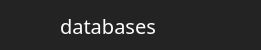
         <widget class="QFrame" name="menus_databases">
          <property name="geometry">
           <rect>
            <x>-10</x>
            <y>250</y>
            <width>261</width>
            <height>50</height>
           </rect>
          </property>
          <property name="styleSheet">
           <string notr="true">QFrame {
	
	background-color: rgb(35, 35, 35);
	border: none;
}
QFrame:hover {
	background-color: rgb(35, 35, 35);
}
QFrame:pressed {
	background-color: rgb(35, 35, 35);
}</string>
          </property>
          <property name="frameShape">
           <enum>QFrame::StyledPanel</enum>
          </property>
          <property name="frameShadow">
           <enum>QFrame::Raised</enum>
          </property>
          <widget class="QFrame" name="barra_btn_database1">
           <property name="geometry">
            <rect>
             <x>0</x>
             <y>0</y>
             <width>261</width>
             <height>50</height>
            </rect>
           </property>
           <property name="styleSheet">
            <string notr="true">QFrame {
	border: none;
}
QFrame:hover {
	background-color: rgb(30,144,255);
}
QFrame:pressed {
	background-color: rgb(1,84,149);
}</string>
           </property>
           <property name="frameShape">
            <enum>QFrame::StyledPanel</enum>
           </property>
           <property name="frameShadow">
            <enum>QFrame::Raised</enum>
           </property>
           <widget class="QPushButton" name="btn_database1">
            <property name="geometry">
             <rect>
              <x>10</x>
              <y>0</y>
              <width>50</width>
              <height>50</height>
             </rect>
            </property>
            <property name="font">
             <font>
              <pointsize>12</pointsize>
              <weight>75</weight>
              <bold>true</bold>
             </font>
            </property>
            <property name="styleSheet">
             <string notr="true">QPushButton {
	background-image: url(:/banco_de_dados/imagens/data-configuration-24.png);
	background-color: transparent;
	background-repeat: no-repeat;
	background-position: center;
	border: none;
}
QPushButton:hover {
	background-color: rgb(30,144,255);
}
QPushButton:pressed {
	background-color: rgb(1,84,149);
}</string>
            </property>
            <property name="text">
             <string/>
            </property>
           </widget>
           <widget class="QLabel" name="texto_btn_database1">
            <property name="geometry">
             <rect>
              <x>60</x>
              <y>10</y>
              <width>171</width>
              <height>31</height>
             </rect>
            </property>
            <property name="font">
             <font>
              <family>SegoeUIl,12</family>
              <pointsize>1</pointsize>
              <weight>50</weight>
              <italic>false</italic>
              <bold>false</bold>
             </font>
            </property>
            <property name="styleSheet">
             <string notr="true">QLabel{
	background-color: transparent;
	color: rgb(255, 255, 255);
font: 20px SegoeUIl, bold;
}</string>
            </property>
            <property name="text">
             <string>databases</string>
            </property>
           </widget>
          </widget>
          <widget class="QFrame" name="barra_btn_database1_2">
           <property name="geometry">
            <rect>
             <x>0</x>
             <y>50</y>
             <width>261</width>
             <height>50</height>
            </rect>
           </property>
           <property name="styleSheet">
            <string notr="true">QFrame {
	border: none;
}
QFrame:hover {
	background-color: rgb(30,144,255);
}
QFrame:pressed {
	background-color: rgb(1,84,149);
}</string>
           </property>
           <property name="frameShape">
            <enum>QFrame::StyledPanel</enum>
           </property>
           <property name="frameShadow">
            <enum>QFrame::Raised</enum>
           </property>
           <widget class="QPushButton" name="btn_database1_2">
            <property name="geometry">
             <rect>
              <x>10</x>
              <y>0</y>
              <width>50</width>
              <height>50</height>
             </rect>
            </property>
            <property name="font">
             <font>
              <pointsize>12</pointsize>
              <weight>75</weight>
              <bold>true</bold>
             </font>
            </property>
            <property name="styleSheet">
             <string notr="true">QPushButton {
	background-image: url(:/banco_de_dados/imagens/data-configuration-24.png);
	background-color: transparent;
	background-repeat: no-repeat;
	background-position: center;
	border: none;
}
QPushButton:hover {
	background-color: rgb(30,144,255);
}
QPushButton:pressed {
	background-color: rgb(1,84,149);
}</string>
            </property>
            <property name="text">
             <string/>
            </property>
           </widget>
           <widget class="QLabel" name="texto_btn_database1_2">
            <property name="geometry">
             <rect>
              <x>60</x>
              <y>10</y>
              <width>171</width>
              <height>31</height>
             </rect>
            </property>
            <property name="font">
             <font>
              <family>SegoeUIl,12</family>
              <pointsize>1</pointsize>
              <weight>50</weight>
              <italic>false</italic>
              <bold>false</bold>
             </font>
            </property>
            <property name="styleSheet">
             <string notr="true">QLabel{
	background-color: transparent;
	color: rgb(255, 255, 255);
font: 20px SegoeUIl, bold;
}</string>
            </property>
            <property name="text">
             <string>null</string>
            </property>
           </widget>
          </widget>
          <widget class="QFrame" name="barra_btn_database1_3">
           <property name="geometry">
            <rect>
             <x>0</x>
             <y>100</y>
             <width>261</width>
             <height>50</height>
            </rect>
           </property>
           <property name="styleSheet">
            <string notr="true">QFrame {
	border: none;
}
QFrame:hover {
	background-color: rgb(30,144,255);
}
QFrame:pressed {
	background-color: rgb(1,84,149);
}</string>
           </property>
           <property name="frameShape">
            <enum>QFrame::StyledPanel</enum>
           </property>
           <property name="frameShadow">
            <enum>QFrame::Raised</enum>
           </property>
           <widget class="QPushButton" name="btn_database1_3">
            <property name="geometry">
             <rect>
              <x>10</x>
              <y>0</y>
              <width>50</width>
              <height>50</height>
             </rect>
            </property>
            <property name="font">
             <font>
              <pointsize>12</pointsize>
              <weight>75</weight>
              <bold>true</bold>
             </font>
            </property>
            <property name="styleSheet">
             <string notr="true">QPushButton {
	background-image: url(:/banco_de_dados/imagens/data-configuration-24.png);
	background-color: transparent;
	background-repeat: no-repeat;
	background-position: center;
	border: none;
}
QPushButton:hover {
	background-color: rgb(30,144,255);
}
QPushButton:pressed {
	background-color: rgb(1,84,149);
}</string>
            </property>
            <property name="text">
             <string/>
            </property>
           </widget>
           <widget class="QLabel" name="texto_btn_database1_3">
            <property name="geometry">
             <rect>
              <x>60</x>
              <y>10</y>
              <width>171</width>
              <height>31</height>
             </rect>
            </property>
            <property name="font">
             <font>
              <family>SegoeUIl,12</family>
              <pointsize>1</pointsize>
              <weight>50</weight>
              <italic>false</italic>
              <bold>false</bold>
             </font>
            </property>
            <property name="styleSheet">
             <string notr="true">QLabel{
	background-color: transparent;
	color: rgb(255, 255, 255);
font: 20px SegoeUIl, bold;
}</string>
            </property>
            <property name="text">
             <string>null</string>
            </property>
           </widget>
          </widget>
          <widget class="QFrame" name="barra_btn_database1_4">
           <property name="geometry">
            <rect>
             <x>0</x>
             <y>150</y>
             <width>261</width>
             <height>50</height>
            </rect>
           </property>
           <property name="styleSheet">
            <string notr="true">QFrame {
	border: none;
}
QFrame:hover {
	background-color: rgb(30,144,255);
}
QFrame:pressed {
	background-color: rgb(1,84,149);
}</string>
           </property>
           <property name="frameShape">
            <enum>QFrame::StyledPanel</enum>
           </property>
           <property name="frameShadow">
            <enum>QFrame::Raised</enum>
           </property>
           <widget class="QPushButton" name="btn_database1_4">
            <property name="geometry">
             <rect>
              <x>10</x>
              <y>0</y>
              <width>50</width>
              <height>50</height>
             </rect>
            </property>
            <property name="font">
             <font>
              <pointsize>12</pointsize>
              <weight>75</weight>
              <bold>true</bold>
             </font>
            </property>
            <property name="styleSheet">
             <string notr="true">QPushButton {
	background-image: url(:/banco_de_dados/imagens/data-configuration-24.png);
	background-color: transparent;
	background-repeat: no-repeat;
	background-position: center;
	border: none;
}
QPushButton:hover {
	background-color: rgb(30,144,255);
}
QPushButton:pressed {
	background-color: rgb(1,84,149);
}</string>
            </property>
            <property name="text">
             <string/>
            </property>
           </widget>
           <widget class="QLabel" name="texto_btn_database1_4">
            <property name="geometry">
             <rect>
              <x>60</x>
              <y>10</y>
              <width>171</width>
              <height>31</height>
             </rect>
            </property>
            <property name="font">
             <font>
              <family>SegoeUIl,12</family>
              <pointsize>1</pointsize>
              <weight>50</weight>
              <italic>false</italic>
              <bold>false</bold>
             </font>
            </property>
            <property name="styleSheet">
             <string notr="true">QLabel{
	background-color: transparent;
	color: rgb(255, 255, 255);
font: 20px SegoeUIl, bold;
}</string>
            </property>
            <property name="text">
             <string>null</string>
            </property>
           </widget>
          </widget>
          <widget class="QFrame" name="barra_btn_database1_5">
           <property name="geometry">
            <rect>
             <x>0</x>
             <y>200</y>
             <width>261</width>
             <height>50</height>
            </rect>
           </property>
           <property name="styleSheet">
            <string notr="true">QFrame {
	border: none;
}
QFrame:hover {
	background-color: rgb(30,144,255);
}
QFrame:pressed {
	background-color: rgb(1,84,149);
}</string>
           </property>
           <property name="frameShape">
            <enum>QFrame::StyledPanel</enum>
           </property>
           <property name="frameShadow">
            <enum>QFrame::Raised</enum>
           </property>
           <widget class="QPushButton" name="btn_database1_5">
            <property name="geometry">
             <rect>
              <x>10</x>
              <y>0</y>
              <width>50</width>
              <height>50</height>
             </rect>
            </property>
            <property name="font">
             <font>
              <pointsize>12</pointsize>
              <weight>75</weight>
              <bold>true</bold>
             </font>
            </property>
            <property name="styleSheet">
             <string notr="true">QPushButton {
	background-image: url(:/banco_de_dados/imagens/data-configuration-24.png);
	background-color: transparent;
	background-repeat: no-repeat;
	background-position: center;
	border: none;
}
QPushButton:hover {
	background-color: rgb(30,144,255);
}
QPushButton:pressed {
	background-color: rgb(1,84,149);
}</string>
            </property>
            <property name="text">
             <string/>
            </property>
           </widget>
           <widget class="QLabel" name="texto_btn_database1_5">
            <property name="geometry">
             <rect>
              <x>60</x>
              <y>10</y>
              <width>171</width>
              <height>31</height>
             </rect>
            </property>
            <property name="font">
             <font>
              <family>SegoeUIl,12</family>
              <pointsize>1</pointsize>
              <weight>50</weight>
              <italic>false</italic>
              <bold>false</bold>
             </font>
            </property>
            <property name="styleSheet">
             <string notr="true">QLabel{
	background-color: transparent;
	color: rgb(255, 255, 255);
font: 20px SegoeUIl, bold;
}</string>
            </property>
            <property name="text">
             <string>null</string>
            </property>
           </widget>
          </widget>
          <widget class="QFrame" name="barra_btn_database1_6">
           <property name="geometry">
            <rect>
             <x>0</x>
             <y>250</y>
             <width>261</width>
             <height>50</height>
            </rect>
           </property>
           <property name="styleSheet">
            <string notr="true">QFrame {
	border: none;
}
QFrame:hover {
	background-color: rgb(30,144,255);
}
QFrame:pressed {
	background-color: rgb(1,84,149);
}</string>
           </property>
           <property name="frameShape">
            <enum>QFrame::StyledPanel</enum>
           </property>
           <property name="frameShadow">
            <enum>QFrame::Raised</enum>
           </property>
           <widget class="QPushButton" name="btn_database1_6">
            <property name="geometry">
             <rect>
              <x>10</x>
              <y>0</y>
              <width>50</width>
              <height>50</height>
             </rect>
            </property>
            <property name="font">
             <font>
              <pointsize>12</pointsize>
              <weight>75</weight>
              <bold>true</bold>
             </font>
            </property>
            <property name="styleSheet">
             <string notr="true">QPushButton {
	background-image: url(:/banco_de_dados/imagens/data-configuration-24.png);
	background-color: transparent;
	background-repeat: no-repeat;
	background-position: center;
	border: none;
}
QPushButton:hover {
	background-color: rgb(30,144,255);
}
QPushButton:pressed {
	background-color: rgb(1,84,149);
}</string>
            </property>
            <property name="text">
             <string/>
            </property>
           </widget>
           <widget class="QLabel" name="texto_btn_database1_6">
            <property name="geometry">
             <rect>
              <x>60</x>
              <y>10</y>
              <width>171</width>
              <height>31</height>
             </rect>
            </property>
            <property name="font">
             <font>
              <family>SegoeUIl,12</family>
              <pointsize>1</pointsize>
              <weight>50</weight>
              <italic>false</italic>
              <bold>false</bold>
             </font>
            </property>
            <property name="styleSheet">
             <string notr="true">QLabel{
	background-color: transparent;
	color: rgb(255, 255, 255);
font: 20px SegoeUIl, bold;
}</string>
            </property>
            <property name="text">
             <string>null</string>
            </property>
           </widget>
          </widget>
          <widget class="QFrame" name="barra_btn_database1_7">
           <property name="geometry">
            <rect>
             <x>0</x>
             <y>300</y>
             <width>261</width>
             <height>50</height>
            </rect>
           </property>
           <property name="styleSheet">
            <string notr="true">QFrame {
	border: none;
}
QFrame:hover {
	background-color: rgb(30,144,255);
}
QFrame:pressed {
	background-color: rgb(1,84,149);
}</string>
           </property>
           <property name="frameShape">
            <enum>QFrame::StyledPanel</enum>
           </property>
           <property name="frameShadow">
            <enum>QFrame::Raised</enum>
           </property>
           <widget class="QPushButton" name="btn_database1_7">
            <property name="geometry">
             <rect>
              <x>10</x>
              <y>0</y>
              <width>50</width>
              <height>50</height>
             </rect>
            </property>
            <property name="font">
             <font>
              <pointsize>12</pointsize>
              <weight>75</weight>
              <bold>true</bold>
             </font>
            </property>
            <property name="styleSheet">
             <string notr="true">QPushButton {
	background-image: url(:/banco_de_dados/imagens/data-configuration-24.png);
	background-color: transparent;
	background-repeat: no-repeat;
	background-position: center;
	border: none;
}
QPushButton:hover {
	background-color: rgb(30,144,255);
}
QPushButton:pressed {
	background-color: rgb(1,84,149);
}</string>
            </property>
            <property name="text">
             <string/>
            </property>
           </widget>
           <widget class="QLabel" name="texto_btn_database1_7">
            <property name="geometry">
             <rect>
              <x>60</x>
              <y>10</y>
              <width>171</width>
              <height>31</height>
             </rect>
            </property>
            <property name="font">
             <font>
              <family>SegoeUIl,12</family>
              <pointsize>1</pointsize>
              <weight>50</weight>
              <italic>false</italic>
              <bold>false</bold>
             </font>
            </property>
            <property name="styleSheet">
             <string notr="true">QLabel{
	background-color: transparent;
	color: rgb(255, 255, 255);
font: 20px SegoeUIl, bold;
}</string>
            </property>
            <property name="text">
             <string>null</string>
            </property>
           </widget>
          </widget>
          <widget class="QFrame" name="barra_btn_database1_8">
           <property name="geometry">
            <rect>
             <x>0</x>
             <y>350</y>
             <width>261</width>
             <height>50</height>
            </rect>
           </property>
           <property name="styleSheet">
            <string notr="true">QFrame {
	border: none;
}
QFrame:hover {
	background-color: rgb(30,144,255);
}
QFrame:pressed {
	background-color: rgb(1,84,149);
}</string>
           </property>
           <property name="frameShape">
            <enum>QFrame::StyledPanel</enum>
           </property>
           <property name="frameShadow">
            <enum>QFrame::Raised</enum>
           </property>
           <widget class="QPushButton" name="btn_database1_8">
            <property name="geometry">
             <rect>
              <x>10</x>
              <y>0</y>
              <width>50</width>
              <height>50</height>
             </rect>
            </property>
            <property name="font">
             <font>
              <pointsize>12</pointsize>
              <weight>75</weight>
              <bold>true</bold>
             </font>
            </property>
            <property name="styleSheet">
             <string notr="true">QPushButton {
	background-image: url(:/banco_de_dados/imagens/data-configuration-24.png);
	background-color: transparent;
	background-repeat: no-repeat;
	background-position: center;
	border: none;
}
QPushButton:hover {
	background-color: rgb(30,144,255);
}
QPushButton:pressed {
	background-color: rgb(1,84,149);
}</string>
            </property>
            <property name="text">
             <string/>
            </property>
           </widget>
           <widget class="QLabel" name="texto_btn_database1_8">
            <property name="geometry">
             <rect>
              <x>60</x>
              <y>10</y>
              <width>171</width>
              <height>31</height>
             </rect>
            </property>
            <property name="font">
             <font>
              <family>SegoeUIl,12</family>
              <pointsize>1</pointsize>
              <weight>50</weight>
              <italic>false</italic>
              <bold>false</bold>
             </font>
            </property>
            <property name="styleSheet">
             <string notr="true">QLabel{
	background-color: transparent;
	color: rgb(255, 255, 255);
font: 20px SegoeUIl, bold;
}</string>
            </property>
            <property name="text">
             <string>null</string>
            </property>
           </widget>
          </widget>
         </widget>
